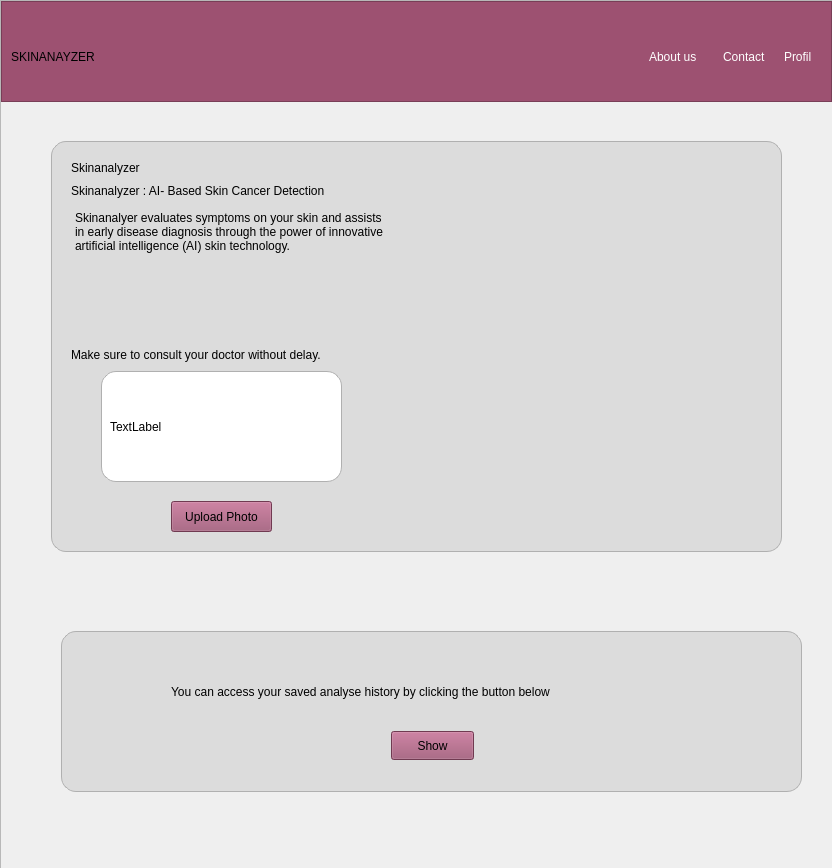
<?xml version="1.0" encoding="UTF-8"?>
<ui version="4.0">
 <class>Widget</class>
 <widget class="QWidget" name="Widget">
  <property name="geometry">
   <rect>
    <x>0</x>
    <y>0</y>
    <width>832</width>
    <height>868</height>
   </rect>
  </property>
  <property name="windowTitle">
   <string>Widget</string>
  </property>
  <widget class="QScrollArea" name="scrollArea">
   <property name="geometry">
    <rect>
     <x>0</x>
     <y>0</y>
     <width>871</width>
     <height>901</height>
    </rect>
   </property>
   <property name="widgetResizable">
    <bool>true</bool>
   </property>
   <widget class="QWidget" name="scrollAreaWidgetContents">
    <property name="geometry">
     <rect>
      <x>0</x>
      <y>0</y>
      <width>869</width>
      <height>899</height>
     </rect>
    </property>
    <widget class="QWidget" name="layoutWidget_2">
     <property name="geometry">
      <rect>
       <x>10</x>
       <y>10</y>
       <width>801</width>
       <height>91</height>
      </rect>
     </property>
     <layout class="QHBoxLayout" name="horizontalLayout_5">
      <item>
       <widget class="QLabel" name="label_33">
        <property name="styleSheet">
         <string notr="true">font: 600 9pt &quot;Segoe UI&quot;;</string>
        </property>
        <property name="text">
         <string>SKINANAYZER</string>
        </property>
       </widget>
      </item>
      <item>
       <spacer name="horizontalSpacer_13">
        <property name="orientation">
         <enum>Qt::Orientation::Horizontal</enum>
        </property>
        <property name="sizeHint" stdset="0">
         <size>
          <width>40</width>
          <height>20</height>
         </size>
        </property>
       </spacer>
      </item>
      <item>
       <widget class="QLabel" name="about_us">
        <property name="styleSheet">
         <string notr="true">color: rgb(255, 255, 255);</string>
        </property>
        <property name="text">
         <string>About us</string>
        </property>
       </widget>
      </item>
      <item>
       <spacer name="horizontalSpacer_14">
        <property name="orientation">
         <enum>Qt::Orientation::Horizontal</enum>
        </property>
        <property name="sizeType">
         <enum>QSizePolicy::Policy::Minimum</enum>
        </property>
        <property name="sizeHint" stdset="0">
         <size>
          <width>20</width>
          <height>10</height>
         </size>
        </property>
       </spacer>
      </item>
      <item>
       <widget class="QLabel" name="contact">
        <property name="styleSheet">
         <string notr="true">color: rgb(255, 255, 255);</string>
        </property>
        <property name="text">
         <string>Contact </string>
        </property>
       </widget>
      </item>
      <item>
       <spacer name="horizontalSpacer_15">
        <property name="orientation">
         <enum>Qt::Orientation::Horizontal</enum>
        </property>
        <property name="sizeType">
         <enum>QSizePolicy::Policy::Minimum</enum>
        </property>
        <property name="sizeHint" stdset="0">
         <size>
          <width>10</width>
          <height>20</height>
         </size>
        </property>
       </spacer>
      </item>
      <item>
       <widget class="QLabel" name="Profil">
        <property name="styleSheet">
         <string notr="true">color: rgb(255, 255, 255);</string>
        </property>
        <property name="text">
         <string>Profil</string>
        </property>
       </widget>
      </item>
     </layout>
    </widget>
    <widget class="QTableView" name="tableView">
     <property name="geometry">
      <rect>
       <x>0</x>
       <y>0</y>
       <width>831</width>
       <height>101</height>
      </rect>
     </property>
     <property name="styleSheet">
      <string notr="true">background-color: rgb(157, 81, 113);</string>
     </property>
    </widget>
    <widget class="QFrame" name="frame">
     <property name="geometry">
      <rect>
       <x>50</x>
       <y>140</y>
       <width>731</width>
       <height>411</height>
      </rect>
     </property>
     <property name="styleSheet">
      <string notr="true">QFrame {
    border-radius: 15px;
    background-color: #dcdcdc;  /* Daha gri renk */
    

    border: 1px solid #b0b0b0;  /* Hafif gri kenar */
    padding: 5px;
}
</string>
     </property>
     <property name="frameShape">
      <enum>QFrame::Shape::StyledPanel</enum>
     </property>
     <property name="frameShadow">
      <enum>QFrame::Shadow::Raised</enum>
     </property>
     <widget class="QWidget" name="layoutWidget_6">
      <property name="geometry">
       <rect>
        <x>20</x>
        <y>20</y>
        <width>316</width>
        <height>201</height>
       </rect>
      </property>
      <layout class="QVBoxLayout" name="verticalLayout_3">
       <property name="bottomMargin">
        <number>0</number>
       </property>
       <item>
        <widget class="QLabel" name="label_37">
         <property name="styleSheet">
          <string notr="true">QLabel {
	font: 600 12pt &quot;Segoe UI&quot;;
    border: none;
    border-radius: 0;
    padding: 0;
    color: rgb(0, 0, 0);
}
</string>
         </property>
         <property name="text">
          <string>Skinanalyzer  </string>
         </property>
        </widget>
       </item>
       <item>
        <spacer name="verticalSpacer_13">
         <property name="orientation">
          <enum>Qt::Orientation::Vertical</enum>
         </property>
         <property name="sizeHint" stdset="0">
          <size>
           <width>20</width>
           <height>60</height>
          </size>
         </property>
        </spacer>
       </item>
       <item>
        <spacer name="verticalSpacer_14">
         <property name="orientation">
          <enum>Qt::Orientation::Vertical</enum>
         </property>
         <property name="sizeHint" stdset="0">
          <size>
           <width>20</width>
           <height>40</height>
          </size>
         </property>
        </spacer>
       </item>
       <item>
        <widget class="QLabel" name="label_38">
         <property name="styleSheet">
          <string notr="true">QLabel {
	font: 9pt &quot;Segoe UI&quot;;
	
    border: none;
    border-radius: 0;
    padding: 0;
    color: rgb(0, 0, 0);
}</string>
         </property>
         <property name="text">
          <string>Skinanalyzer : AI- Based Skin Cancer Detection</string>
         </property>
        </widget>
       </item>
       <item>
        <spacer name="verticalSpacer_15">
         <property name="orientation">
          <enum>Qt::Orientation::Vertical</enum>
         </property>
         <property name="sizeHint" stdset="0">
          <size>
           <width>20</width>
           <height>60</height>
          </size>
         </property>
        </spacer>
       </item>
       <item>
        <widget class="QTextBrowser" name="textBrowser_5">
         <property name="styleSheet">
          <string notr="true">QTextBrowser{
    border: none;
    border-radius: 0;
    padding: 0;
    color: rgb(0, 0, 0);
}</string>
         </property>
         <property name="html">
          <string>&lt;!DOCTYPE HTML PUBLIC &quot;-//W3C//DTD HTML 4.0//EN&quot; &quot;http://www.w3.org/TR/REC-html40/strict.dtd&quot;&gt;
&lt;html&gt;&lt;head&gt;&lt;meta name=&quot;qrichtext&quot; content=&quot;1&quot; /&gt;&lt;meta charset=&quot;utf-8&quot; /&gt;&lt;style type=&quot;text/css&quot;&gt;
p, li { white-space: pre-wrap; }
hr { height: 1px; border-width: 0; }
li.unchecked::marker { content: &quot;\2610&quot;; }
li.checked::marker { content: &quot;\2612&quot;; }
&lt;/style&gt;&lt;/head&gt;&lt;body style=&quot; font-family:'Segoe UI'; font-size:9pt; font-weight:400; font-style:normal;&quot;&gt;
&lt;p style=&quot; margin-top:0px; margin-bottom:0px; margin-left:0px; margin-right:0px; -qt-block-indent:0; text-indent:0px;&quot;&gt;Skinanalyer evaluates symptoms on your skin and assists in early disease diagnosis through the power of innovative artificial intelligence (AI) skin technology. &lt;/p&gt;&lt;/body&gt;&lt;/html&gt;</string>
         </property>
        </widget>
       </item>
       <item>
        <widget class="QLabel" name="label_39">
         <property name="styleSheet">
          <string notr="true">QLabel {
	font: 9pt &quot;Segoe UI&quot;;
	
    border: none;
    border-radius: 0;
    padding: 0;
    color: rgb(0, 0, 0);
}</string>
         </property>
         <property name="text">
          <string>Make sure to consult your doctor without delay.</string>
         </property>
        </widget>
       </item>
      </layout>
     </widget>
     <widget class="QPushButton" name="uploadButton_5">
      <property name="geometry">
       <rect>
        <x>120</x>
        <y>360</y>
        <width>101</width>
        <height>31</height>
       </rect>
      </property>
      <property name="styleSheet">
       <string notr="true">background-color: rgb(157, 81, 113);</string>
      </property>
      <property name="text">
       <string>Upload Photo</string>
      </property>
     </widget>
     <widget class="QLabel" name="label_40">
      <property name="geometry">
       <rect>
        <x>50</x>
        <y>230</y>
        <width>241</width>
        <height>111</height>
       </rect>
      </property>
      <property name="styleSheet">
       <string notr="true">background-color: rgb(255, 255, 255);</string>
      </property>
      <property name="text">
       <string>TextLabel</string>
      </property>
     </widget>
    </widget>
    <widget class="QFrame" name="frame_2">
     <property name="geometry">
      <rect>
       <x>60</x>
       <y>630</y>
       <width>741</width>
       <height>161</height>
      </rect>
     </property>
     <property name="styleSheet">
      <string notr="true">QFrame {
    border-radius: 15px;
    background-color: #dcdcdc;  /* Daha gri renk */
    border: 1px solid #b0b0b0;  /* Hafif gri kenar */
    padding: 5px;
}</string>
     </property>
     <property name="frameShape">
      <enum>QFrame::Shape::StyledPanel</enum>
     </property>
     <property name="frameShadow">
      <enum>QFrame::Shadow::Raised</enum>
     </property>
     <widget class="QPushButton" name="showButton">
      <property name="geometry">
       <rect>
        <x>330</x>
        <y>100</y>
        <width>83</width>
        <height>29</height>
       </rect>
      </property>
      <property name="styleSheet">
       <string notr="true">background-color: rgb(157, 81, 113);</string>
      </property>
      <property name="text">
       <string>Show</string>
      </property>
     </widget>
     <widget class="QLabel" name="label_41">
      <property name="geometry">
       <rect>
        <x>110</x>
        <y>40</y>
        <width>471</width>
        <height>41</height>
       </rect>
      </property>
      <property name="styleSheet">
       <string notr="true">QLabel {
	font: 9pt &quot;Segoe UI&quot;;
	color: rgb(0, 0, 0);
    border: none;
    border-radius: 0;
    padding: 0;
    color: rgb(0, 0, 0);
}</string>
      </property>
      <property name="text">
       <string>You can access your saved analyse history by clicking the button below</string>
      </property>
     </widget>
    </widget>
    <zorder>tableView</zorder>
    <zorder>layoutWidget_2</zorder>
    <zorder>frame</zorder>
    <zorder>frame_2</zorder>
   </widget>
  </widget>
 </widget>
 <resources/>
 <connections/>
</ui>
